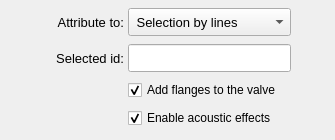
       <widget class="QFrame" name="selection_frame">
        <property name="minimumSize">
         <size>
          <width>0</width>
          <height>140</height>
         </size>
        </property>
        <property name="maximumSize">
         <size>
          <width>16777215</width>
          <height>140</height>
         </size>
        </property>
        <property name="frameShape">
         <enum>QFrame::NoFrame</enum>
        </property>
        <property name="frameShadow">
         <enum>QFrame::Raised</enum>
        </property>
        <layout class="QGridLayout" name="gridLayout_30" rowstretch="0,0,0,0">
         <property name="leftMargin">
          <number>4</number>
         </property>
         <property name="topMargin">
          <number>4</number>
         </property>
         <property name="rightMargin">
          <number>4</number>
         </property>
         <property name="bottomMargin">
          <number>4</number>
         </property>
         <property name="spacing">
          <number>4</number>
         </property>
         <item row="3" column="2">
          <widget class="QCheckBox" name="checkBox_enable_acoustic_effects">
           <property name="font">
            <font>
             <pointsize>9</pointsize>
            </font>
           </property>
           <property name="text">
            <string>Enable acoustic effects</string>
           </property>
           <property name="iconSize">
            <size>
             <width>16</width>
             <height>16</height>
            </size>
           </property>
           <property name="checked">
            <bool>true</bool>
           </property>
           <property name="tristate">
            <bool>false</bool>
           </property>
          </widget>
         </item>
         <item row="0" column="1">
          <widget class="QLabel" name="label_attribute_to">
           <property name="minimumSize">
            <size>
             <width>80</width>
             <height>28</height>
            </size>
           </property>
           <property name="maximumSize">
            <size>
             <width>80</width>
             <height>28</height>
            </size>
           </property>
           <property name="font">
            <font>
             <pointsize>10</pointsize>
            </font>
           </property>
           <property name="text">
            <string>Attribute to:</string>
           </property>
           <property name="alignment">
            <set>Qt::AlignRight|Qt::AlignTrailing|Qt::AlignVCenter</set>
           </property>
          </widget>
         </item>
         <item row="0" column="2">
          <widget class="QComboBox" name="comboBox_selection">
           <property name="minimumSize">
            <size>
             <width>0</width>
             <height>28</height>
            </size>
           </property>
           <property name="maximumSize">
            <size>
             <width>16777215</width>
             <height>28</height>
            </size>
           </property>
           <property name="font">
            <font>
             <pointsize>10</pointsize>
            </font>
           </property>
           <item>
            <property name="text">
             <string> Selection by lines</string>
            </property>
           </item>
           <item>
            <property name="text">
             <string> Selection by elements</string>
            </property>
           </item>
          </widget>
         </item>
         <item row="1" column="1">
          <widget class="QLabel" name="label_selected_id">
           <property name="minimumSize">
            <size>
             <width>80</width>
             <height>28</height>
            </size>
           </property>
           <property name="maximumSize">
            <size>
             <width>80</width>
             <height>28</height>
            </size>
           </property>
           <property name="font">
            <font>
             <pointsize>10</pointsize>
             <weight>50</weight>
             <bold>false</bold>
            </font>
           </property>
           <property name="text">
            <string>Selected id:</string>
           </property>
           <property name="alignment">
            <set>Qt::AlignRight|Qt::AlignTrailing|Qt::AlignVCenter</set>
           </property>
          </widget>
         </item>
         <item row="1" column="3">
          <spacer name="horizontalSpacer_7">
           <property name="orientation">
            <enum>Qt::Horizontal</enum>
           </property>
           <property name="sizeHint" stdset="0">
            <size>
             <width>40</width>
             <height>20</height>
            </size>
           </property>
          </spacer>
         </item>
         <item row="2" column="2">
          <widget class="QCheckBox" name="checkBox_add_flanges_to_the_valve">
           <property name="font">
            <font>
             <pointsize>9</pointsize>
            </font>
           </property>
           <property name="text">
            <string>Add flanges to the valve</string>
           </property>
           <property name="iconSize">
            <size>
             <width>16</width>
             <height>16</height>
            </size>
           </property>
           <property name="checked">
            <bool>true</bool>
           </property>
           <property name="tristate">
            <bool>false</bool>
           </property>
          </widget>
         </item>
         <item row="1" column="2">
          <widget class="QLineEdit" name="lineEdit_selected_id">
           <property name="minimumSize">
            <size>
             <width>0</width>
             <height>28</height>
            </size>
           </property>
           <property name="maximumSize">
            <size>
             <width>16777215</width>
             <height>28</height>
            </size>
           </property>
           <property name="font">
            <font>
             <pointsize>10</pointsize>
             <kerning>false</kerning>
            </font>
           </property>
           <property name="focusPolicy">
            <enum>Qt::ClickFocus</enum>
           </property>
           <property name="styleSheet">
            <string notr="true">color: rgb(0, 0, 0);
color: rgb(0, 0, 255);</string>
           </property>
           <property name="alignment">
            <set>Qt::AlignCenter</set>
           </property>
          </widget>
         </item>
         <item row="1" column="0">
          <spacer name="horizontalSpacer_8">
           <property name="orientation">
            <enum>Qt::Horizontal</enum>
           </property>
           <property name="sizeHint" stdset="0">
            <size>
             <width>40</width>
             <height>20</height>
            </size>
           </property>
          </spacer>
         </item>
        </layout>
       </widget>
